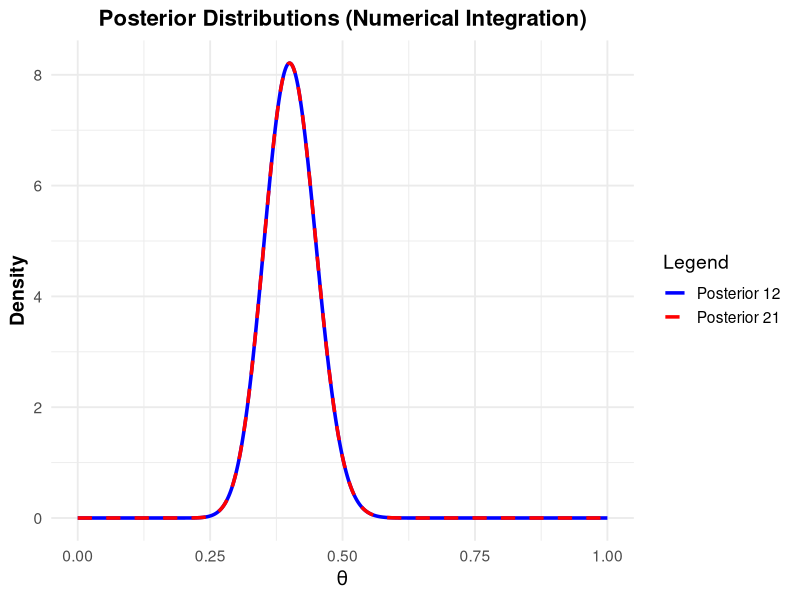

Reproduce this figure in R.
# Exercise 2 - Bayesian updating

# Load required libraries
library(ggplot2)

# Define the prior (uniform)
prior <- function(theta) {
  ifelse(theta >= 0 & theta <= 1, 1, 0)
}

# Define the likelihood function
likelihood <- function(theta, successes, trials) {
  choose(trials, successes) * theta^successes * (1 - theta)^(trials - successes)
}

# Numerical integration to compute posterior
compute_posterior <- function(theta_values, prior_func, successes, trials) {
  # Compute the unnormalized posterior
  unnormalized_posterior <- sapply(theta_values, function(theta) {
    prior_func(theta) * likelihood(theta, successes, trials)
  })
  
  # Compute the normalizing constant using numerical integration
  normalizing_constant <- sum(unnormalized_posterior) * diff(range(theta_values)) / length(theta_values)
  
  # Normalize the posterior
  posterior <- unnormalized_posterior / normalizing_constant
  return(posterior)
}

# Define theta range for numerical integration
theta_values <- seq(0, 1, length.out = 1000)

# Update path 1: Prior -> Experiment 1 -> Posterior1 -> Experiment 2 -> Posterior12
posterior1 <- compute_posterior(theta_values, prior, successes = 17, trials = 50)
posterior12 <- compute_posterior(theta_values, function(theta) posterior1[which.min(abs(theta_values - theta))], successes = 23, trials = 50)

# Update path 2: Prior -> Experiment 2 -> Posterior2 -> Experiment 1 -> Posterior21
posterior2 <- compute_posterior(theta_values, prior, successes = 23, trials = 50)
posterior21 <- compute_posterior(theta_values, function(theta) posterior2[which.min(abs(theta_values - theta))], successes = 17, trials = 50)

# Create a data frame for plotting
df <- data.frame(
  theta = theta_values,
  posterior12 = posterior12,
  posterior21 = posterior21
)

# Plot the posterior distributions
ggplot(df, aes(x = theta)) +
  geom_line(aes(y = posterior12, color = "Posterior 12"), size = 1.2) +
  geom_line(aes(y = posterior21, color = "Posterior 21"), size = 1.2, linetype = "dashed") +
  labs(
    title = "Posterior Distributions (Numerical Integration)",
    x = expression(theta),
    y = "Density",
    color = "Legend"
  ) +
  scale_color_manual(values = c("Posterior 12" = "blue", "Posterior 21" = "red")) +
  theme_minimal(base_size = 14) +
  theme(
    plot.title = element_text(face = "bold", size = 16, hjust = 0.5),
    axis.title = element_text(face = "bold")
  )
